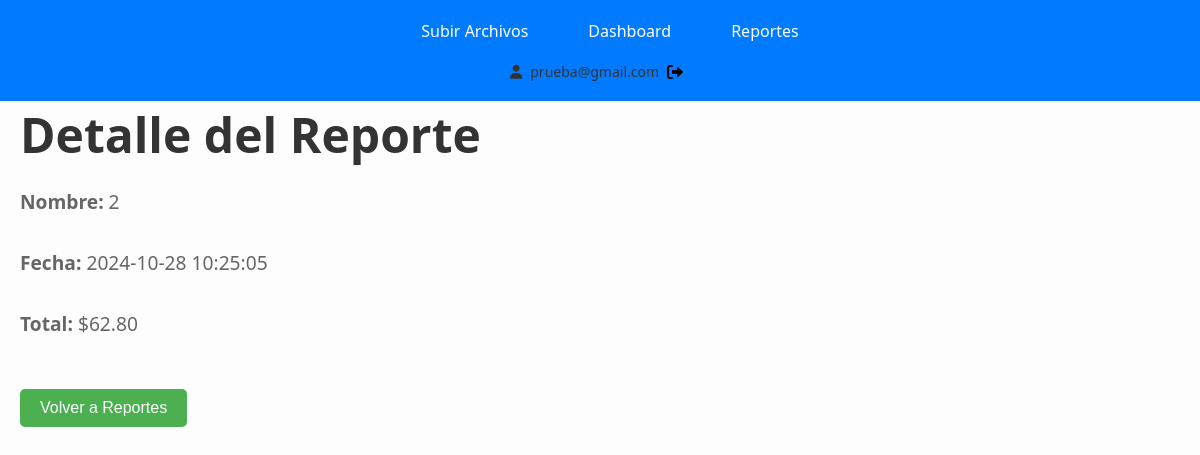
The app's page /reporte/2 (signed in), older data.
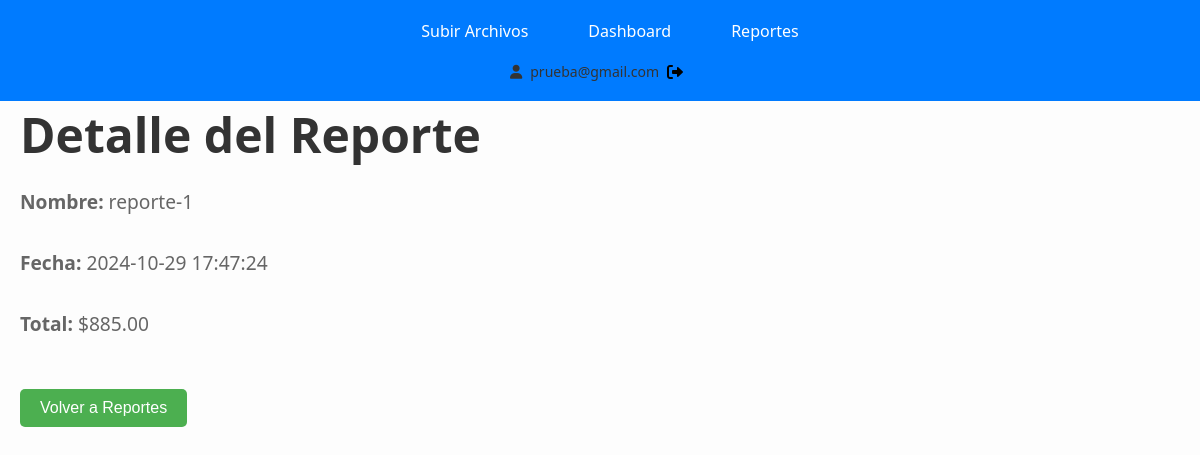
The same page, newer data.
### tables this page shows
CREATE TABLE reportes (
            id INTEGER PRIMARY KEY AUTOINCREMENT,
            user_id INTEGER NOT NULL,
            nombre TEXT NOT NULL,
            fecha TEXT NOT NULL,
            total REAL NOT NULL,
            FOREIGN KEY (user_id) REFERENCES usuarios (id)
        );

### app.py (the view)
@app.route('/reporte/<int:id>')
def ver_reporte(id):
    if 'user_id' not in session:
        return redirect(url_for('login'))
    conn = get_db_connection()
    reporte = conn.execute('SELECT * FROM reportes WHERE id = ?', (id,)).fetchone()
    conn.close()
    if reporte is None:
        flash("Reporte no encontrado.")
        return redirect(url_for('reportes_anteriores'))
    return render_template('ver_reporte.html', reporte=reporte)

### app.py (called while the page is built)
def get_db_connection():
    conn = sqlite3.connect('app.db')
    conn.row_factory = sqlite3.Row
    return conn

### templates/ver_reporte.html (shortened to what this page needs)
<!DOCTYPE html>
<html lang="es">
<head>
    <link rel="stylesheet" href="/static/styles.css">
    <link rel="stylesheet" href="https://cdnjs.cloudflare.com/ajax/libs/font-awesome/6.0.0-beta3/css/all.min.css">
   <nav class="navbar">
    <ul class="menu">
        <li><a href="/index">Subir Archivos</a></li>
        <li><a href="/dashboard">Dashboard</a></li>
        <li><a href="/reportes.anteriores">Reportes</a></li>
    </ul>
    <div class="user-info">
        <i class="fas fa-user"></i>
        <span>{{ session['user_email'] }}</span>
        <a href="/logout" class="logout-icon">
            <i class="fas fa-sign-out-alt"></i>
        </a>
    </div>
</nav>
</head>
<div class="container">
    <h1>Detalle del Reporte</h1>
    <p><strong>Nombre:</strong> {{ reporte['nombre'] }}</p>
    <p><strong>Fecha:</strong> {{ reporte['fecha'] }}</p>
    <p><strong>Total:</strong> ${{ "%.2f"|format(reporte['total']) }}</p>
    <button onclick="window.location.href='/reportes.anteriores'" class="back-button">Volver a Reportes</button>
</div>
</body>
</html>

Row changes from the older to the newer data that the page shows:
changed reportes: nombre "2" → "reporte-1"; fecha "2024-10-28 10:25:05" → "2024-10-29 17:47:24"; total "62.80" → "885.00"
